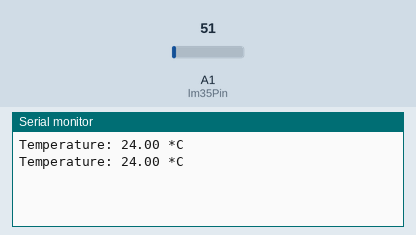
A sketch run on a simulated Arduino Uno, built with avr-gcc and run on an emulated ATmega328P. On the bench: the last lines printed to the serial monitor. The test bench sets the inputs (shaded band); at power-on: A1 (lm35Pin) = 51.

Above: at 1.8 s.
1.9 s: A1 (lm35Pin) set to 61
At 2.9 s:
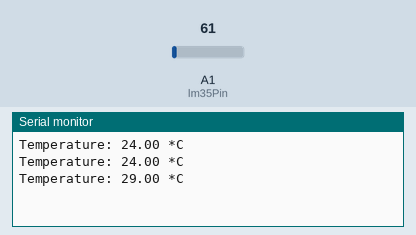
3.4 s: A1 (lm35Pin) set to 71
At 4.9 s:
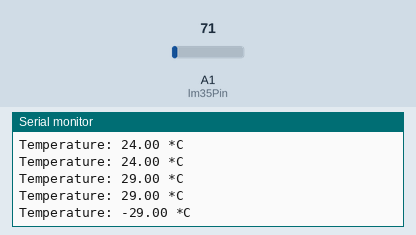
Timing chart, 0 to 6.4 s (numbered marks = the images above; inputs shaded):
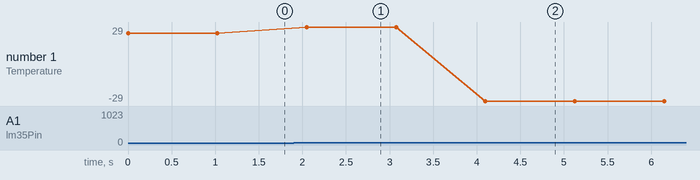

Measured:
- after the input at 1.9 s, the serial monitor: prints a new line after 0.15 s (image 1)
- after the input at 3.4 s, the serial monitor: prints a new line after 0.70 s (image 2)
- plotted number 1: 24 → 29 after the input at 1.9 s, 29 → -29 after the input at 3.4 s

The sketch:

TempLoggerWithBlueTooth.ino
```cpp
#include <SoftwareSerial.h>
SoftwareSerial btSerial(10, 11); // RX, TX

int lm35Pin = 1;
void setup()
{
   Serial.begin(9600);
   btSerial.begin(9600);  // HC-05 default speed in AT command
}

void loop()
{
   int reading = analogRead(lm35Pin);
   float temperature = (100 * reading * 5)/1024;

  Serial.print("Temperature: ");
  Serial.print(temperature);
  Serial.println(" *C");

  btSerial.write("Temperature:   ");
  String temp = String(temperature);
  btSerial.print(temp);
  btSerial.write(" *C");

   delay(1000);
}
```
